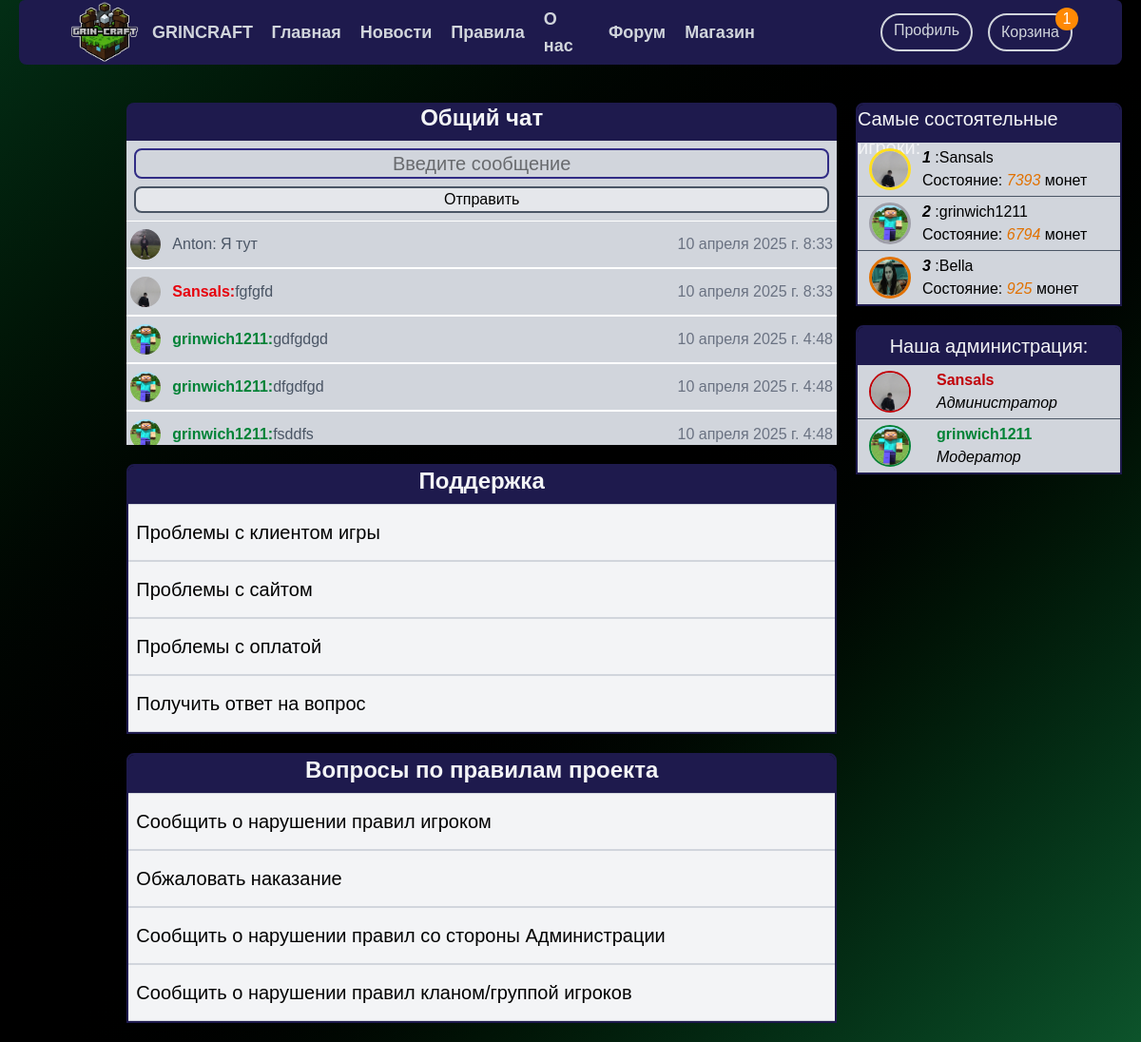
Page /forum/ (signed in) on the earlier database version.
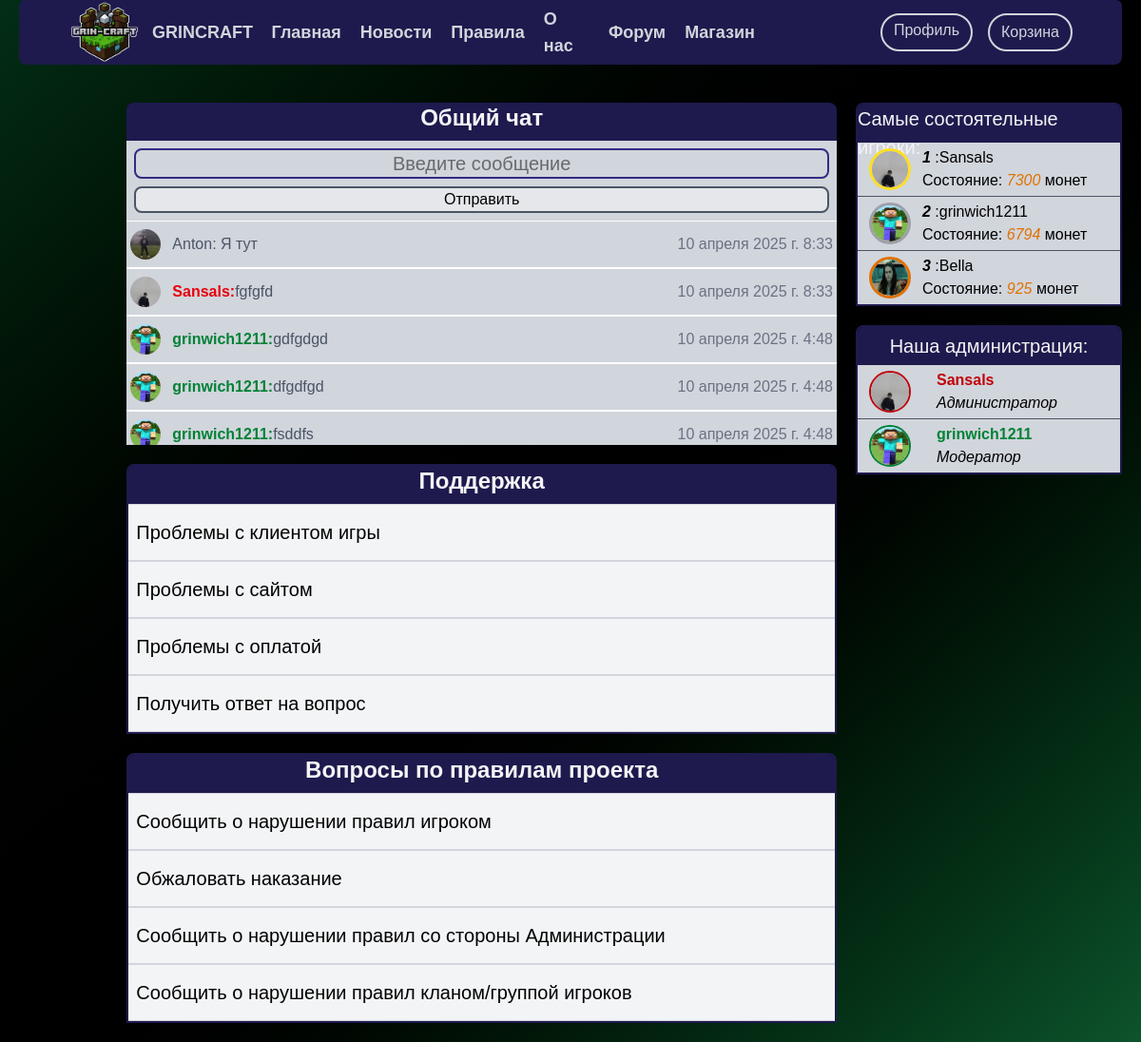
Same page on the later database version.
### shop/models.py (models this page shows, shortened)
class Baskets(models.Model):
    user = models.ForeignKey(settings.AUTH_USER_MODEL,
                                 on_delete=models.CASCADE,
                                default=None
                                 )
    product = models.ForeignKey(Products,
                                on_delete=models.CASCADE,
                                default=None
                                )
    value = models.IntegerField(default=1)
    is_purchased = models.BooleanField(default=False)
    class Meta:
        verbose_name = 'Корзина'
        verbose_name_plural = 'Корзины'
    objects = BasketsQueryset().as_manager()

### login/models.py (models this page shows, shortened)
class User_Status(models.Model):
    user_id = models.AutoField (primary_key=True)
    username = models.OneToOneField(
        settings.AUTH_USER_MODEL,
        on_delete=models.CASCADE)
    avatar = models.ImageField(upload_to=user_avatar_directory, default='login/avatars/stive.jpg')
    balance = models.IntegerField(default=0)
    Isverified = models.BooleanField(default=False)
    is_staff = models.BooleanField(default=False)
    is_moderator = models.BooleanField(default=False)
    def __str__(self):
        return f'{self.username}'
    class Meta:
        verbose_name = 'статусы пользователей'
        verbose_name_plural = 'Статусы пользователей'

### forum/views.py (the view)
# urls.py: path('', views.forum_view, name="forum"),
@login_required()
def forum_view(request):
    data ={
        'username': get_username(request),
        'rich_users_top': get_rich_users(),
        'message_input': save_message(request),
        'all_messages': get_public_messages,
        'stuff_users': get_stuff_users,
        'basket_value': basket_value(request)
    }
    return render(request, 'forum/forum_index.html', data)

### forum/forms.py
class PublicMessageForm(ModelForm):
    class Meta:
        model = Public_Chat
        fields = ['text']
        widgets = {
            'text': TextInput(attrs={
                'class': 'text-center w-full text-black text-xl border-2 rounded-lg border-indigo-900 '
                         'hover:border-black ',
                'placeholder': 'Введите сообщение'
            })
        }

### forum/services.py (called while the page is built)
def get_stuff_users():
    admins = User_Status.objects.filter(is_staff=True)
    moderators = User_Status.objects.filter(is_moderator=True)
    return {'admins':admins, 'moderators':moderators }

def get_public_messages():
    return Public_Chat.objects.order_by('-date')

def save_message(request):
    form= PublicMessageForm(request.POST)
    if form.is_valid():
        response = form.save(commit=False)
        response.username = User_Status.objects.get(username=request.user.id)
        response.save()
        form = PublicMessageForm()
    return form

def get_rich_users():
    return User_Status.objects.order_by('-balance')[:3]

### shop/models.py (called while the page is built)
    def total_value(self):
        if self:
            return sum(cart.value for cart in self)
        return 0

### forum/templates/forum/forum_index.html (shortened to what the changed rows need)
{% extends 'patterns/header.html' %}
{% load static %}
{% block addlist %}
<link rel="stylesheet" href="{% static 'forum/forum-style.css' %}">
    <div class="forum-content flex p-5 space-x-5">
        <div class="left-panel flex-col space-y-5 w-8/12 ">
            <div class="techsupport border-indigo-950 border-2 rounded-t-lg overflow-hidden">
                <div class="techsupport-header flex bg-indigo-950 h-10 items-center">
                    <h2 class="text-gray-100 font-semibold text-2xl m-auto">Поддержка</h2>
                </div>
            </div>
            <div class="rules-questions border-indigo-950 border-2 rounded-t-lg overflow-hidden">
                <div class="rules-questions-header flex bg-indigo-950 h-10 items-center">
                    <h2 class="text-gray-100 font-semibold text-2xl m-auto">Вопросы по правилам проекта</h2>
                </div>
            </div>
        </div>
        <div class="right-panel flex-col space-y-5 w-3/12">
            <div class="border-indigo-950 border-2 rounded-t-lg overflow-hidden">
                <div class="bg-gray-300 divide-y-1 divide-gray-600">
                    {% for el in rich_users_top %}
                    <div class="flex flex-row items-center px-3 py-1">
                        {% if forloop.counter == 1 %}
                            <div class=""><img class="inline-block w-11 h-11 mr-3 rounded-full border-3 border-yellow-300" src="{{el.avatar.url}}" alt=""></div>
                        {% elif forloop.counter == 2%}
                            <div class=""><img class="inline-block w-11 h-11 mr-3 rounded-full border-3 border-zinc-400" src="{{el.avatar.url}}" alt=""></div>
                        {% elif forloop.counter == 3 %}
                            <div class=""><img class="inline-block w-11 h-11 mr-3 rounded-full border-3 border-amber-600" src="{{el.avatar.url}}" alt=""></div>
                        {% endif %}
                        <div class=""> <span><span class="italic text-black font-semibold">{{forloop.counter}}</span> :{{el.username.username}}</span><br>
                            <span>Состояние: <span class="italic font-medium text-amber-600">{{el.balance}}</span> монет</span>
                        </div>
                    </div>
                    {% endfor %}
                </div>
            </div>
            <div class="border-indigo-950 border-2 rounded-t-lg overflow-hidden">
                <div class="bg-gray-300 divide-y-1 divide-gray-600">
                    {% for el in stuff_users.admins %}
                        <div class="flex flex-row items-center px-3 py-1">
                            <img class="inline-block w-11 h-11 mr-3 rounded-full border-2 border-red-700" src="{{el.avatar.url}}">
                            <div class="user-top-info admin-info"><span class="text-red-700 font-bold">{{el.username.username}}</span><br>
                                <span class="italic font-medium">Администратор</span>
                            </div>
                        </div>
                    {% endfor %}
                </div>
            </div>
        </div>
    </div>
{% endblock %}

### home/templates/patterns/header.html
{% extends 'patterns/pattern.html' %}
{% block header %}
<header class="flex z-50 items-center justify-between sticky top-0 px-10 mb-5 h-17 mx-5 rounded-t-md rounded-b-lg border-gray-300 bg-indigo-950">
  <div class="flex flex-row items-center">
      <img class="object-fit" src="/static/favicon/header_img.png" alt="">
      <a class="uppercase font-bold text-lg text-gray-300 " href="{% url 'home' %}">GrinCraft</a>
  </div>
  <nav class="flex items-center">
    <ul class="text-lg text-gray-300 font-semibold inline-flex items-center mr-30">
      <li><a class="ml-5 inline-block py-3 hover:underline hover:text-gray-100 decoration-4 decoration-purple-800 underline-offset-24" href="{% url 'home' %}">Главная</a></li>
      <li><a class="ml-5 inline-block py-3 hover:underline hover:text-gray-100 decoration-4 decoration-purple-800 underline-offset-24" href="{% url 'news' %}">Новости</a></li>
      <li><a class="ml-5 inline-block py-3 hover:underline hover:text-gray-100 decoration-4 decoration-purple-800 underline-offset-24" href="{% url 'rules' %}">Правила</a></li>
      <li><a class="ml-5 inline-block py-3 hover:underline hover:text-gray-100 decoration-4 decoration-purple-800 underline-offset-24" href="{% url 'about' %}">О нас</a></li>
      <li><a class="ml-5 inline-block py-3 hover:underline hover:text-gray-100 decoration-4 decoration-purple-800 underline-offset-24" href="{% url 'forum' %}">Форум</a></li>
      <li><a class="ml-5 inline-block py-3 hover:underline hover:text-gray-100 decoration-4 decoration-purple-800 underline-offset-24" href="{% url 'shop' %}">Магазин</a></li>
    </ul>
    <ul class="mx-1 inline-flex items-center">
      {% if not user.is_authenticated %}
        <li>
          <a href="{% url 'auth' %}" class="block mx-2 h-10 py-1 px-3 border-2 rounded-full border-gray-300 text-gray-300 hover:text-white hover:bg-purple-800">Авторизоваться</a>
        </li>
      <li>
        <a href="{% url 'reg' %}" class="block mx-2 h-10 py-1 px-3 border-2 rounded-full border-gray-300 text-gray-300 hover:text-white hover:bg-purple-800">Зарегистрироваться</a>
      </li>
      {% else %}
        <li>
          <a href="{% url 'profile' user.username %}" class="block mx-2 h-10 py-1 px-3 border-2 rounded-full border-gray-300 text-gray-300 hover:text-white hover:bg-purple-800"> Профиль </a>
        </li>
        <li>
          <button class="block mx-2 h-10 py-1 px-3 border-2 rounded-full overflow-visible relative
          border-gray-300 text-gray-300 hover:text-white hover:bg-purple-800">
            <a href="{% url 'basket' %}">
            Корзина
              {% if basket_value %}
                <a href="" class="block absolute h-6 w-6 bg-orange-400 -top-2 -right-2 rounded-full text-white">
                  {{basket_value}}
                </a>
              {% endif %}
            </a>
          </button>
        </li>
      {% endif %}
    </ul>
  </nav>
</header>
{% endblock %}

Differences in the rows shown:
removed Baskets: value "1"
changed User_Status "Sansals": balance "7393" → "7300"
